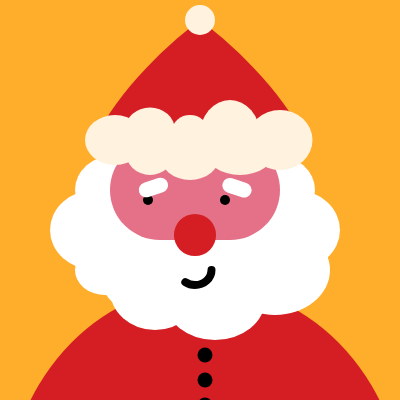
Frame 1 (no input)
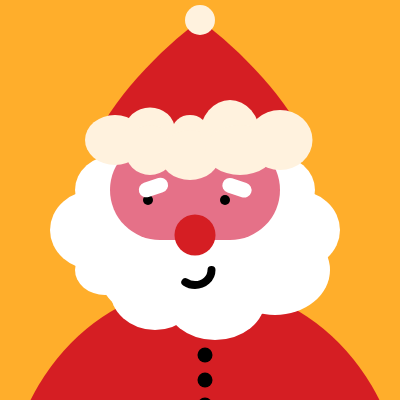
Frame 60 (no input)
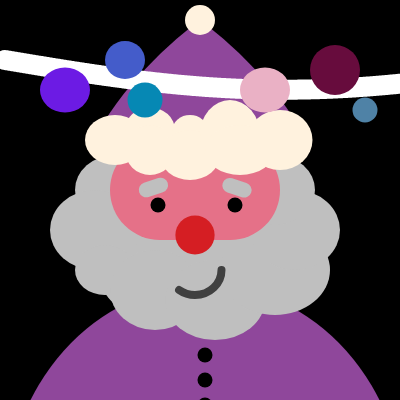
Frame 120 (the mouse pressed at the canvas centre since frame 60)

The p5.js sketch that drew these frames (run headless with seeded random() and noise() and a simulated clock; from frame 60 on, the mouse is pressed at the canvas centre):

// p5.js sketch
// ── sketch.js
let bg;
let clothr = 213;
let clothg = 30;
let clothb = 35;

function setup() {
  createCanvas(400, 400);

  
  bg = color(255, 174, 43);
  background(bg);
}

function draw() {
  background(bg);
  noStroke();
  
  translate(5,10);
  
  //body
  fill(clothr,clothg,clothb);
  ellipse(200,500,400,450);
  fill(0);
  ellipse(200,345,15);
  ellipse(200,370,15);
  ellipse(200,395,15);
  
  
  //face
  fill(255-mouseX/800*255,255-mouseX/800*255,255-mouseX/800*255);
  rect(90,120,200,190,60);
  ellipse(110,180,80,70);
  ellipse(90,220,90,80);
  ellipse(100,260,60,50);
  ellipse(150,280,90,80);
  ellipse(210,290,100,80);
  ellipse(270,260,110,90);
  ellipse(290,220,90,80);
  ellipse(270,180,80,70);
  
  
  fill(229, 113, 136);
  rect(105,130,170,100,250);
  
  fill(0,0,0);
  ellipse(143+20*mouseX/400,190+10*mouseY/400,10+mouseY/400*10);
  ellipse(220+20*mouseX/400,190+10*mouseY/400,10+mouseY/400*10);
  
  
  fill(255-mouseX/800*255,255-mouseX/800*255,255-mouseX/800*255);
  push();
  translate(165,180);
  rotate(9/10*PI);
  rect(0,0,30,15,250);
  pop();
  push();
  translate(220,166);
  rotate(1/10*PI);
  rect(0,0,30,15,250);
  pop();

  fill(213, 30, 35);
  ellipse(190,225,random(35,45));
  
  push();
  noFill();
  stroke(0+mouseX/800*255);
  strokeWeight(8);
  arc(190, 260, 33+40*mouseY/400, 30+40*mouseY/400, 0, 5/7*PI); 
  pop();

  

  //hat
  fill(clothr,clothg,clothb);
  push();
  translate(-15,-110);
  beginShape();
  vertex(100, 250);  // Bottom-left corner of the hat
  bezierVertex(120, 200, 170, 150, 210, 120);  // Control points leading to the sharp top
  bezierVertex(250, 150, 300, 200, 320, 250);  // Control points for the right side
  vertex(100, 250);
  endShape();
  pop();
  
  fill(255, 242, 222);
  ellipse(195,10,30);
  
  
  fill(255, 242, 222);
  ellipse(110,130,60,50);
  ellipse(145,120,50,45);
  ellipse(145,140,50,50);
  ellipse(185,120,35,30);
  ellipse(185,145,60,50);
  ellipse(225,125,60,70);
  ellipse(235,140,70,50);
  ellipse(275,130,65,60);
  
  
   if (mouseIsPressed) { 
     
     //wire
     push();
     beginShape();
     translate(0,-150);
     noFill();
     stroke(255);
     strokeWeight(20);
     for (let x = 0; x <= width; x++) {
      let y = height / 2 + 20 * sin(PI * x / (width * 1.5)) + 10 * sin(2 * PI * x / (width * 2.5));
      vertex(x, y);
    }
    endShape();
     pop();
     
     //lights
     fill(random(0,255),random(0,255),random(0,255));
     ellipse(60,80,50,45);
     fill(random(0,255),random(0,255),random(0,255));
     ellipse(120,50,40,38);
     fill(random(0,255),random(0,255),random(0,255));
     ellipse(140,90,35);
     fill(random(0,255),random(0,255),random(0,255));
     ellipse(260,80,50,45);
     fill(random(0,255),random(0,255),random(0,255));
     ellipse(330,60,50);
     fill(random(0,255),random(0,255),random(0,255));
     ellipse(360,100,25);
   }
  
}

function mousePressed(){
  bg = color(0);
  clothr = random(0,255);
  clothg = random(0,255);
  clothb = random(0,255);
  
}

function mouseReleased(){
  bg = color(255, 174, 43);
  clothr = 213;
  clothg = 30;
  clothb = 35;
}
